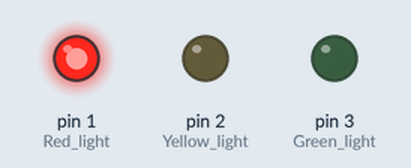
Simulated run of this sketch. Board: Arduino Uno, built with avr-gcc and run on an emulated ATmega328P. On the bench: output pins drawn as LEDs (lit = HIGH).

Above: at 10.0 s.
At 23.5 s:
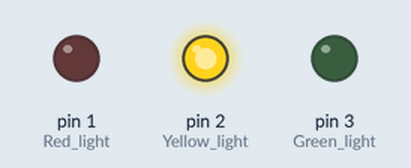
At 34.5 s:
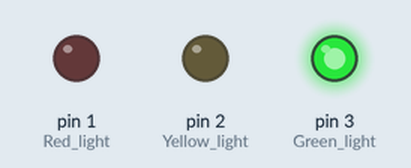
Timing chart, 0 to 54.6 s (numbered marks = the images above):
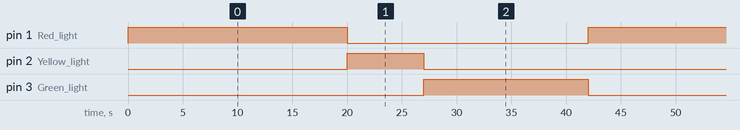

The sketch:

Ex2_traffic_light.ino
```cpp
void setup() {
  pinMode(1,OUTPUT);  // Red light
  pinMode(2,OUTPUT);  // Yellow light
  pinMode(3,OUTPUT);  // Green light
}
void loop() {
  digitalWrite(1,HIGH);
  delay(20000); //ms , 20s
  digitalWrite(1,LOW);
  digitalWrite(2,HIGH);
  delay(7000); //ms , 7s
  digitalWrite(2,LOW);
  digitalWrite(3,HIGH);
  delay(15000); //ms , 15s
  digitalWrite(3,LOW);
}
```

Measured:
- by itself, pin 1 (Red_light): alternates HIGH for 20.0 s and LOW for 22.0 s
- by itself, pin 2 (Yellow_light): alternates HIGH for 7.0 s and LOW for 35.0 s
- by itself, pin 3 (Green_light): alternates HIGH for 15.0 s and LOW for 27.0 s
